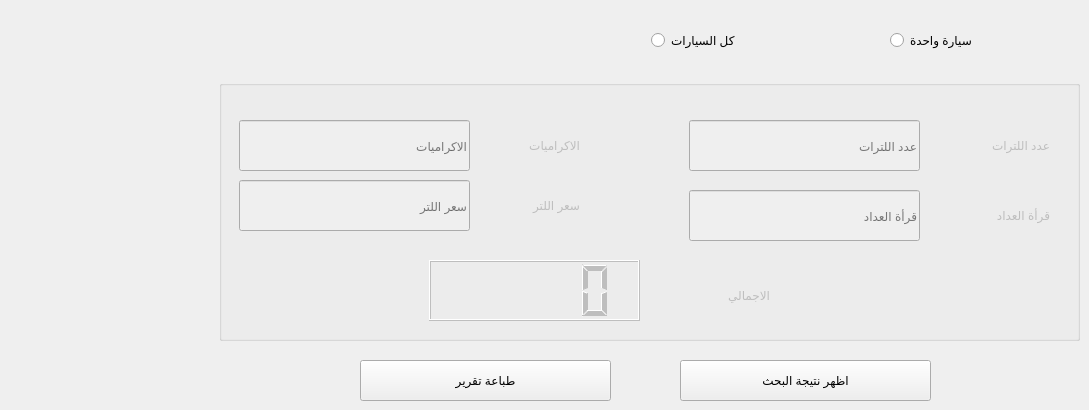
      <widget class="QWidget" name="tab_13">
       <attribute name="title">
        <string>الوقود</string>
       </attribute>
       <widget class="QRadioButton" name="radioButton">
        <property name="geometry">
         <rect>
          <x>890</x>
          <y>30</y>
          <width>111</width>
          <height>21</height>
         </rect>
        </property>
        <property name="text">
         <string>سيارة واحدة</string>
        </property>
       </widget>
       <widget class="QRadioButton" name="radioButton_2">
        <property name="geometry">
         <rect>
          <x>651</x>
          <y>30</y>
          <width>101</width>
          <height>21</height>
         </rect>
        </property>
        <property name="text">
         <string>كل السيارات</string>
        </property>
       </widget>
       <widget class="QGroupBox" name="groupBox_10">
        <property name="enabled">
         <bool>false</bool>
        </property>
        <property name="geometry">
         <rect>
          <x>219</x>
          <y>80</y>
          <width>861</width>
          <height>261</height>
         </rect>
        </property>
        <property name="title">
         <string/>
        </property>
        <widget class="QLabel" name="label_28">
         <property name="geometry">
          <rect>
           <x>480</x>
           <y>200</y>
           <width>71</width>
           <height>31</height>
          </rect>
         </property>
         <property name="text">
          <string>الاجمالي</string>
         </property>
        </widget>
        <widget class="QLineEdit" name="le_tips_2">
         <property name="geometry">
          <rect>
           <x>20</x>
           <y>40</y>
           <width>231</width>
           <height>51</height>
          </rect>
         </property>
         <property name="placeholderText">
          <string>الاكراميات</string>
         </property>
        </widget>
        <widget class="QLineEdit" name="le_price_2">
         <property name="geometry">
          <rect>
           <x>20</x>
           <y>100</y>
           <width>231</width>
           <height>51</height>
          </rect>
         </property>
         <property name="placeholderText">
          <string>سعر اللتر</string>
         </property>
        </widget>
        <widget class="QLineEdit" name="le_leters_number_2">
         <property name="geometry">
          <rect>
           <x>470</x>
           <y>40</y>
           <width>231</width>
           <height>51</height>
          </rect>
         </property>
         <property name="placeholderText">
          <string>عدد اللترات</string>
         </property>
        </widget>
        <widget class="QLineEdit" name="le_meter_number_2">
         <property name="geometry">
          <rect>
           <x>470</x>
           <y>110</y>
           <width>231</width>
           <height>51</height>
          </rect>
         </property>
         <property name="placeholderText">
          <string>قرأة العداد</string>
         </property>
        </widget>
        <widget class="QLabel" name="label_18">
         <property name="geometry">
          <rect>
           <x>730</x>
           <y>50</y>
           <width>101</width>
           <height>31</height>
          </rect>
         </property>
         <property name="text">
          <string>عدد اللترات</string>
         </property>
        </widget>
        <widget class="QLCDNumber" name="lcd_number_2">
         <property name="geometry">
          <rect>
           <x>210</x>
           <y>180</y>
           <width>211</width>
           <height>61</height>
          </rect>
         </property>
        </widget>
        <widget class="QLabel" name="label_27">
         <property name="geometry">
          <rect>
           <x>290</x>
           <y>110</y>
           <width>71</width>
           <height>31</height>
          </rect>
         </property>
         <property name="text">
          <string>سعر اللتر</string>
         </property>
        </widget>
        <widget class="QLabel" name="label_23">
         <property name="geometry">
          <rect>
           <x>290</x>
           <y>50</y>
           <width>71</width>
           <height>31</height>
          </rect>
         </property>
         <property name="text">
          <string>الاكراميات</string>
         </property>
        </widget>
        <widget class="QLabel" name="label_24">
         <property name="geometry">
          <rect>
           <x>760</x>
           <y>120</y>
           <width>71</width>
           <height>31</height>
          </rect>
         </property>
         <property name="text">
          <string>قرأة العداد</string>
         </property>
        </widget>
       </widget>
       <widget class="QPushButton" name="pushButton">
        <property name="enabled">
         <bool>true</bool>
        </property>
        <property name="geometry">
         <rect>
          <x>360</x>
          <y>360</y>
          <width>251</width>
          <height>41</height>
         </rect>
        </property>
        <property name="text">
         <string>طباعة تقرير</string>
        </property>
       </widget>
       <widget class="QPushButton" name="pushButton_14">
        <property name="enabled">
         <bool>true</bool>
        </property>
        <property name="geometry">
         <rect>
          <x>680</x>
          <y>360</y>
          <width>251</width>
          <height>41</height>
         </rect>
        </property>
        <property name="text">
         <string>اظهر نتيجة البحث</string>
        </property>
       </widget>
      </widget>
